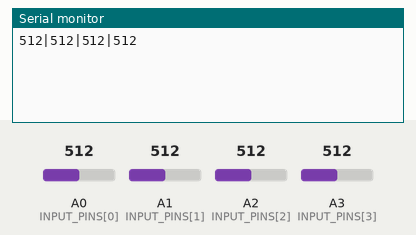
A sketch run on a simulated Arduino Uno, built with avr-gcc and run on an emulated ATmega328P. Shown: the last lines printed to the serial monitor. The inputs (shaded band) are chosen by the test bench; at power-on: A0 (INPUT_PINS[0]) = 512, A1 (INPUT_PINS[1]) = 512, A2 (INPUT_PINS[2]) = 512, A3 (INPUT_PINS[3]) = 512.

Above: at 1.2 s.
1.3 s: A0 (INPUT_PINS[0]) set to 716
At 2.2 s:
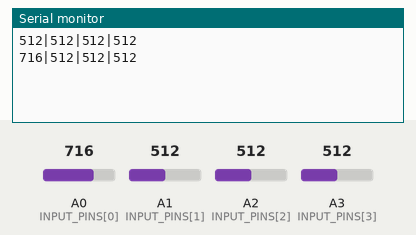
2.8 s: A1 (INPUT_PINS[1]) set to 716
At 3.3 s:
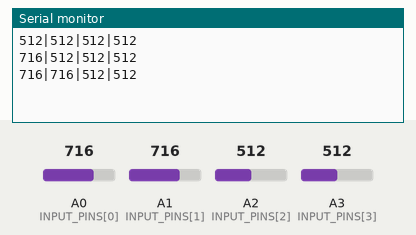
4.3 s: A2 (INPUT_PINS[2]) set to 716
At 5.5 s:
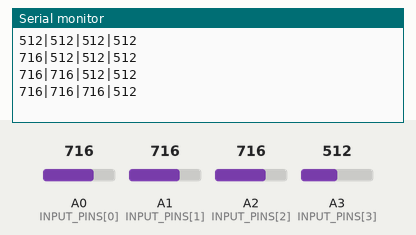
5.8 s: A3 (INPUT_PINS[3]) set to 716
At 6.8 s:
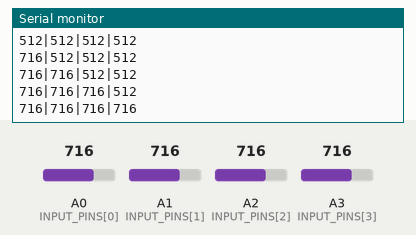
7.3 s: A0 (INPUT_PINS[0]) set to 992
At 7.9 s:
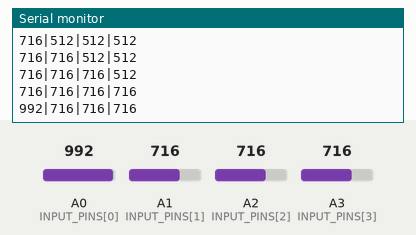
8.8 s: A1 (INPUT_PINS[1]) set to 992
At 10.3 s:
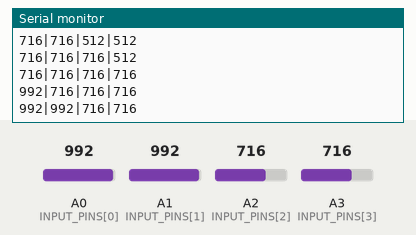
Timing chart, 0 to 11.3 s (numbered marks = the images above; inputs shaded):
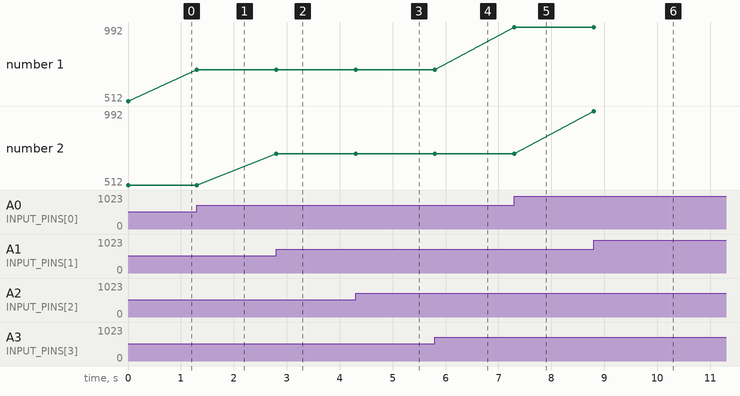

The sketch:

audio_control.ino
```cpp
const int INPUT_PINS[] = { A0, A1, A2, A3 };
const int NUM_PINS = sizeof(INPUT_PINS) / sizeof(int);
const int MARGIN = 5;

int sliderValues[NUM_PINS];
int oldValues[NUM_PINS];

bool close(int a, int b) {
  return abs(a - b) < MARGIN;
}

bool valuesAreDifferent() {
  for (int i = 0; i < NUM_PINS; i++) {
    if (!close(sliderValues[i], oldValues[i])) {
      return true;
    }
  }
  return false;
}

void collectData() {
  for (int i = 0; i < NUM_PINS; i++) {
    sliderValues[i] = analogRead(INPUT_PINS[i]);
  }
}

String createPinMessage() {
  String output = "";
  for (int i = 0; i < NUM_PINS; i++) {
    output += String(sliderValues[i]);
    if (i < NUM_PINS - 1) {
      output += String("|");
    }
  }
  return output;
}

void clearSerial() {
  while (Serial.read() != -1) {
    Serial.read();
    delay(200);
  }
}


void setup() {
  for (int i = 0; i < NUM_PINS; i++) {
    pinMode(INPUT_PINS[i], INPUT);
  }
  Serial.begin(9600);
  clearSerial();
}

void loop() {
  collectData();
  if (valuesAreDifferent()) {
    Serial.println(createPinMessage());
    for (int i = 0; i < NUM_PINS; i++) {
      oldValues[i] = sliderValues[i];
    }
  }
}
```

Measured:
- after the input at 1.3 s, the serial monitor: prints a new line at once (image 1)
- after the input at 2.8 s, the serial monitor: prints a new line at once (image 2)
- after the input at 4.3 s, the serial monitor: prints a new line at once (image 3)
- after the input at 5.8 s, the serial monitor: prints a new line at once (image 4)
- after the input at 7.3 s, the serial monitor: prints a new line at once (image 5)
- after the input at 8.8 s, the serial monitor: prints a new line at once (image 6)
- plotted number 1: 512 → 716 after the input at 1.3 s, 716 → 992 after the input at 7.3 s
